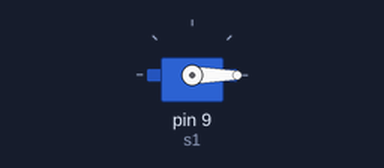
Recording of a sketch running on a simulated Arduino Uno, built with avr-gcc and run on an emulated ATmega328P. On the bench: servo.

Above: at 0.05 s.
Timing chart, 0 to 4.6 s (numbered marks = the images above):
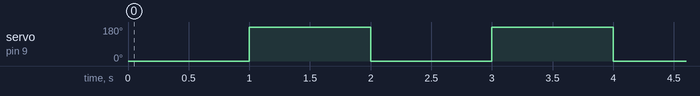

The sketch:

servo_test.ino
```cpp
#include<Servo.h>
Servo s1;
void setup() {
  // put your setup code here, to run once:
s1.attach(9);
}

void loop() {
  s1.write(0);
  delay(1000);
  s1.write(180);
  delay(1000);

}
```

Measured:
- by itself, servo on pin 9 (s1): alternates 180° for 1.0 s and 0° for 1.0 s
